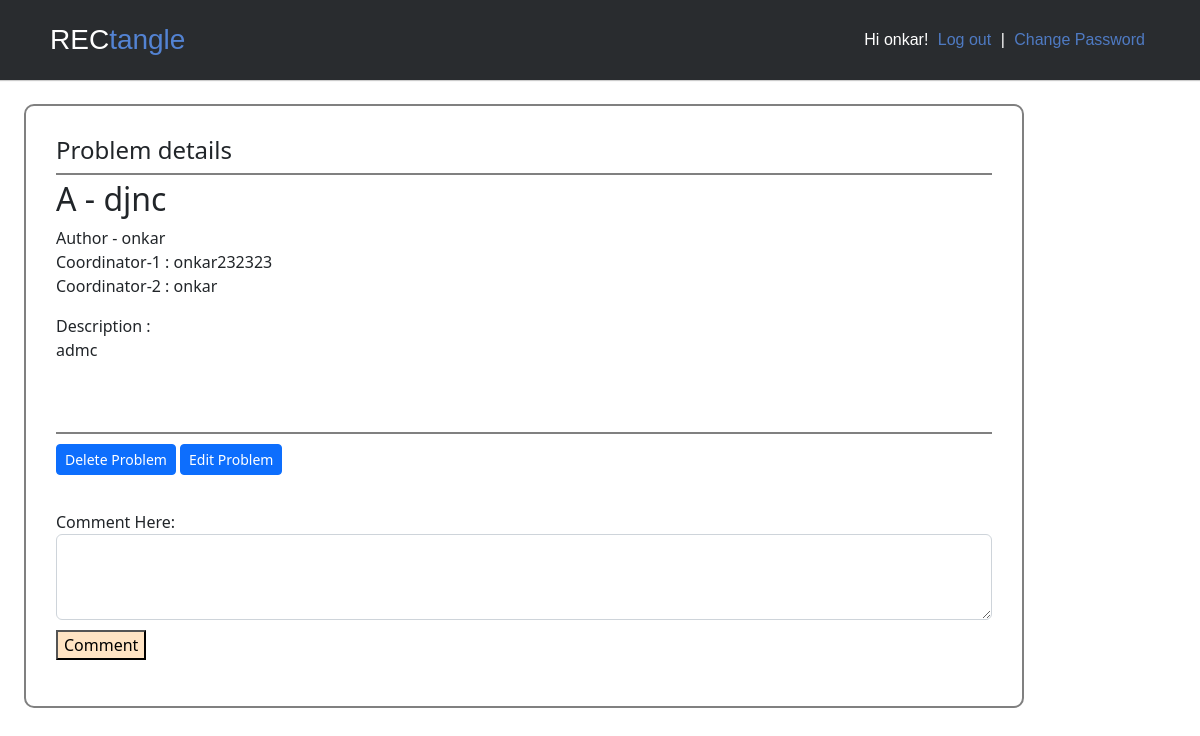
The page /problem/8/ (signed in) on the database as committed earlier.
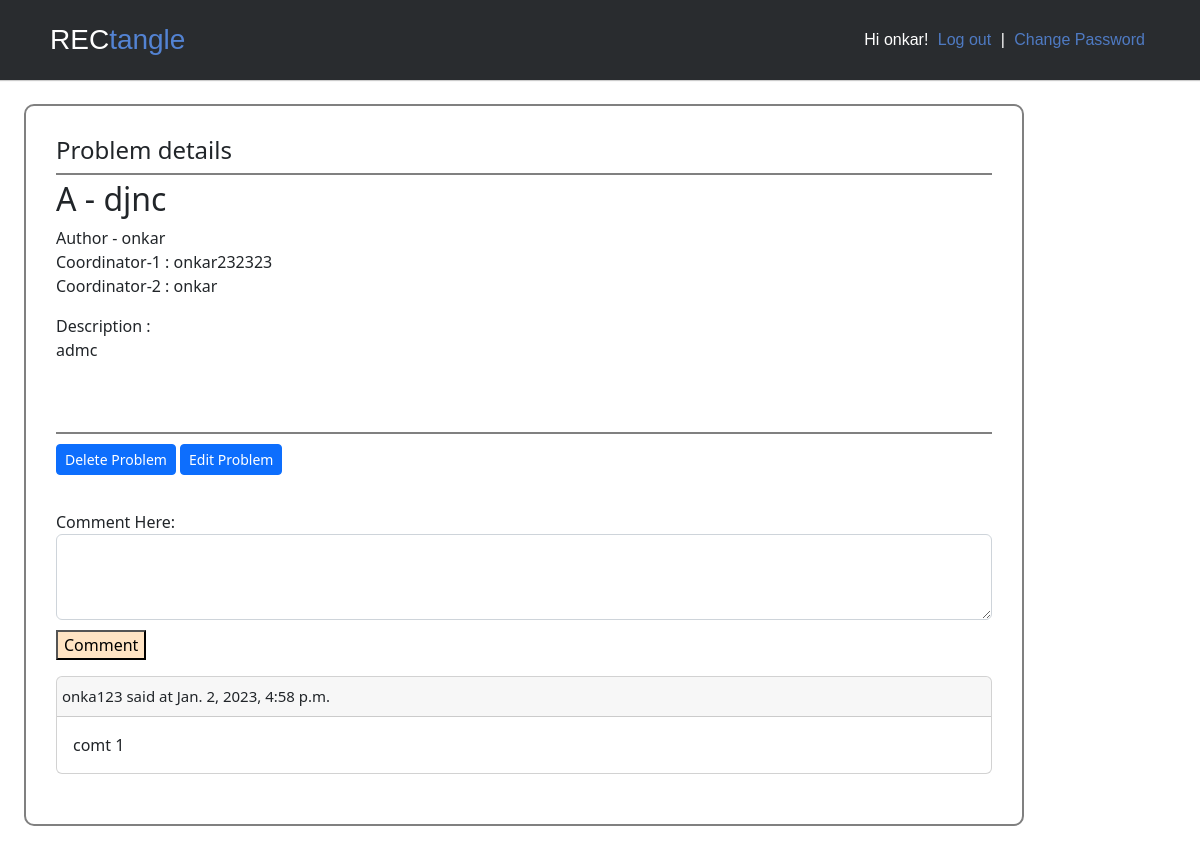
The same page on the database as committed later.
### posts/models.py (models this page shows, shortened)
class Comment(models.Model):
	problem = models.ForeignKey(Problem, related_name ='comments',
							   on_delete = models.CASCADE)
	author = models.ForeignKey(
		settings.AUTH_USER_MODEL,
		related_name ='comment_author',
		on_delete=models.CASCADE,
		null = True,
	)
	comment = models.TextField()
	created = models.DateTimeField(auto_now_add = True, blank=True, null = True)
	class Meta:
		ordering = ('-created',)

### accounts/models.py (models this page shows)
class CustomUser(AbstractUser):
	POST_CHOICES = [('SeniorCoordinator','SeniorCoordinator'), ('JuniorCoordinator','JuniorCoordinator'), ('BoardMember','BoardMember')]
	post = models.CharField(max_length = 18,
								choices=POST_CHOICES,
								default='JuniorCoordinator')
	email = models.EmailField(unique=True)
	REQUIRED_FIELDS = ['email',	]

### posts/views.py (the view, shortened to what this page needs)
# urls.py: path('problem/<int:pk>/', ProbDetailView.as_view(), name = 'problem_detail'),
class ProbDetailView(IsAllowed, FormMixin , DetailView, UpdateEmailSender):
	model = Problem
	template_name = 'problem_detail.html'
	form_class =  CommentForm
	def get_context_data(self, **kwargs):
		context = super(ProbDetailView, self).get_context_data(**kwargs)
		context['form'] = self.get_form()
		context['comments'] = Comment.objects.filter(problem = Problem.objects.get(pk=self.object.pk))
		return context

### posts/forms.py
class CommentForm(forms.ModelForm):
	def __init__(self, *args, **kwargs):
		super(CommentForm, self).__init__(*args, **kwargs)
		for visible in self.visible_fields():
			visible.field.widget.attrs['class'] = 'form-control'
			print(visible.label)
			if(visible.label == 'Comment'):
				visible.label = 'Comment Here:'
				visible.field.widget.attrs['rows'] = 3
	class Meta:
		model = Comment
		fields = ['comment']
		fields_required = ['comment']

### posts/views.py (called while the page is built)
	def test_func(self):
		return self.request.user.is_staff

### templates/problem_detail.html (shortened to what this page needs)
{% extends  'base.html' %}
{% load crispy_forms_tags %}
{% load markdown_deux_tags %}
{% block content %}
<div class="title">
	<h4>Problem details</h4>
</div>
<div>
	<div>
			<article>
				<h2>{{problem.difficulty}} - {{ problem.title }}</h2>
				<p>Author - {{problem.author}}<br>
				Coordinator-1 : {{problem.coordinator1}}<br>
				Coordinator-2 : {{problem.coordinator2}}<br> </p>
				Description :
				<div>{{ problem.Description | markdown:"width=200" }}</div>
				<br>
			</article>
			<div class="buttonsArea">
				<a class="btn btn-primary btn-sm" href="{% url 'problem_delete' problem.pk %}" role="button">Delete Problem</a>
				<a class="btn btn-primary btn-sm" href="{% url 'problem_edit' problem.pk %}" role="button">Edit Problem</a>
			</div>
	</div>
	<div class="commentFormCustomStyle">
		<form method="post">
			{{ form }}
			<button type="submit" style="background-color:bisque; margin-top:10px">Comment</button>
		</form>
		<div>
			{% for comment in comments	%}
				<div class="card commentCard">
					<div class="card-header commentCardHeader">
					{{comment.author}} said at {{comment.created}}
					</div>
					<div class="card-body">{{comment.comment}}</div>
				</div>
			{% endfor %}
		</div>
	</div>
</div>
{% endblock content%}

Rows that differ between the two databases and show on the page:
added Comment: author "onka123", created "Jan. 2, 2023, 4:58 p.m.", comment "comt 1"
